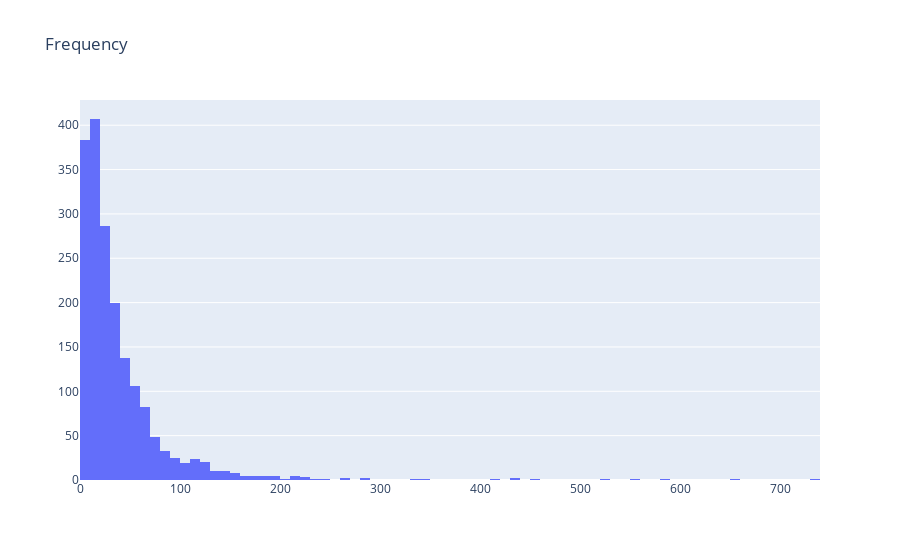

The notebook cell this image was saved under:
### Code cell
plot_data = [
    go.Histogram(
        x=tx_user.query('Frequency < 1000')['Frequency']
    )
]

plot_layout = go.Layout(
        title='Frequency'
    )
fig = go.Figure(data=plot_data, layout=plot_layout)
pyoff.iplot(fig)

### Figure 1 — Plotly figure (JSON) as saved in the notebook; plotly's stock layout.template omitted (floating-point values rounded to 4 significant figures; data arrays with more than 128 entries replaced by an {"elided": "..."} marker saying what was removed)
{"data": [{"type": "histogram", "x": {"elided": "1839 int values"}}], "layout": {"autosize": true, "title": {"text": "Frequency"}, "xaxis": {"autorange": true, "range": [-0.5, 739.5], "type": "linear"}, "yaxis": {"autorange": true, "range": [0, 428.4]}}}
